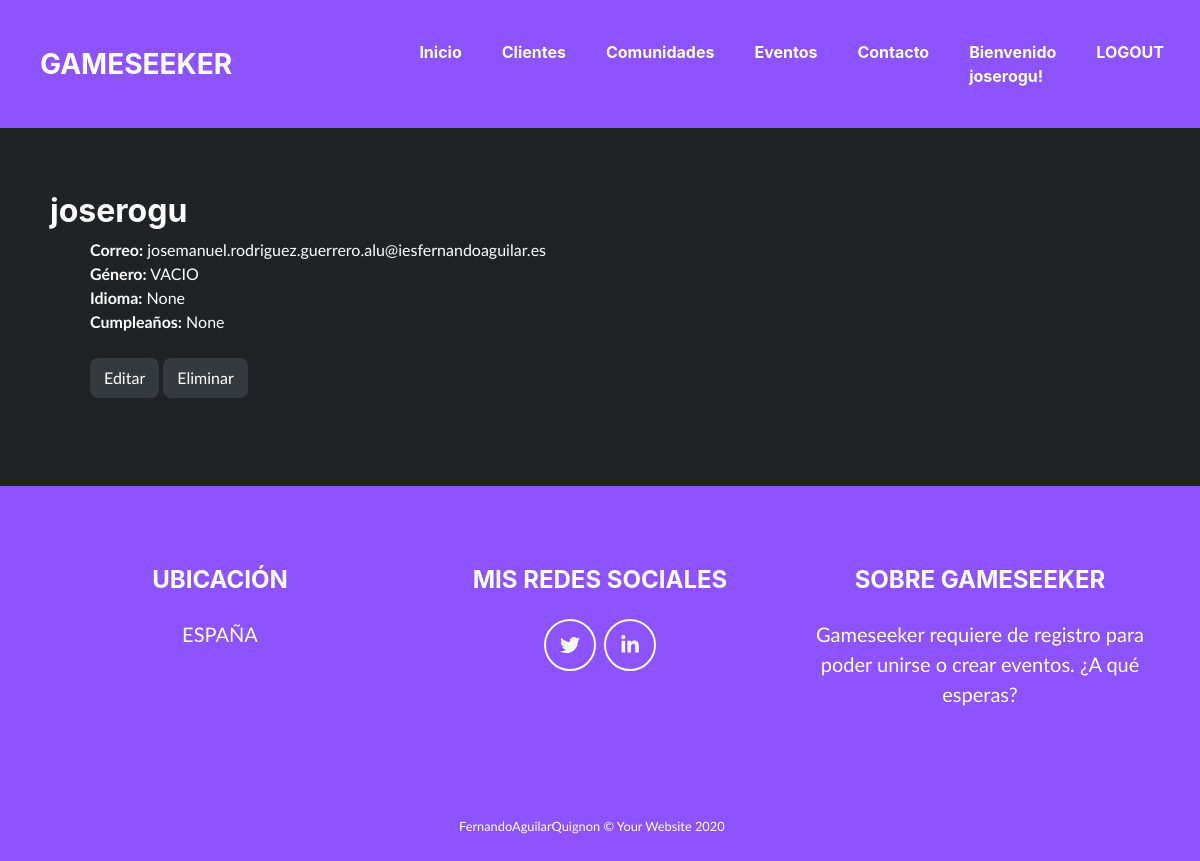
/clients/1/ (signed in), run on an earlier commit of the app's database.
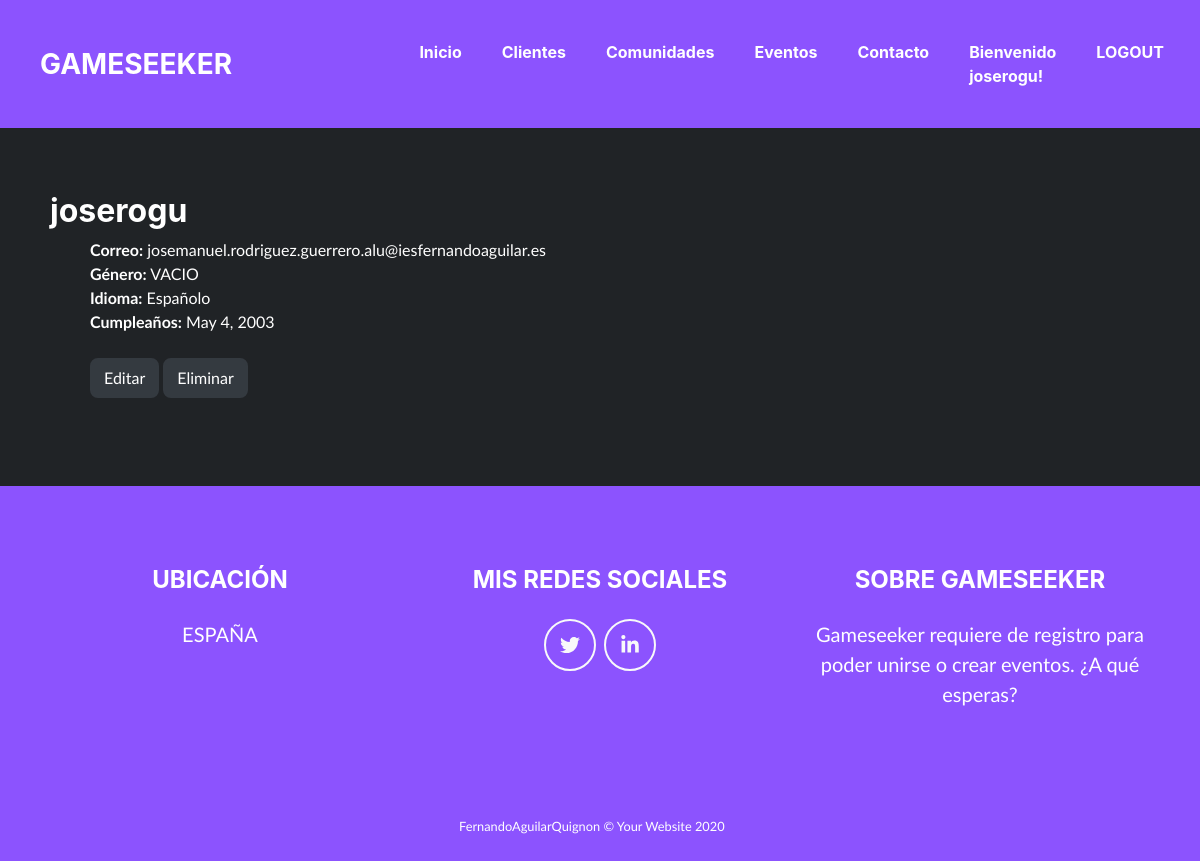
And on a later commit of the database.
### gameseek_app/models.py (models this page shows, shortened)
class Client(AbstractUser):
    class Gender(models.TextChoices):
        VACIO = "VACIO", _("----")
        HOMBRE = "HOMBRE", _("Hombre")
        MUJER = "MUJER", _("Mujer")
        OTRO = "OTRO", _("Otro")
    gender = models.CharField(
        max_length = 7,
        choices=Gender.choices,
        default=Gender.VACIO,
    )
    language = models.CharField(max_length = 100, null=True)
    birthday = models.DateField(null=True)
    def __str__(self):
        return self.username

### gameseek_app/views.py (the view)
# urls.py: path("clients/<int:pk>/", ClientDetailView.as_view(), name="clients-detail"),
class ClientDetailView(UserPassesTestMixin, DetailView):
    queryset = Client.objects.all()
    context_object_name = 'client'
    def test_func(self):
        try:
            return Client.objects.get(pk=self.request.user.pk)==Client.objects.get(pk=self.kwargs.get("pk"))
        except:
            return False

### gameseek_app/templates/gameseek_app/client_detail.html (shortened to what this page needs)
{% extends "base.html" %}
{% block content %}
    <section class="page-section portfolio" id="portfolio">
        <h2>{{ object.username }}</h2>
        <ul>
        <li style="list-style: none"><b>Correo:</b> {{ object.email }}</li>
        <li style="list-style: none"><b>Género:</b> {{ object.gender }}</li>
        <li style="list-style: none"><b>Idioma:</b> {{ object.language }}</li>
        <li style="list-style: none"><b>Cumpleaños:</b> {{ object.birthday }}</li>
        <br>
        <button type="button" class="btn btn-dark" onclick="window.location.href='edit/'">Editar</button>
        <button type="button" class="btn btn-dark" onclick="window.location.href='delete/'">Eliminar</button>
        </ul>
    </section>
{% endblock %}

### gameseek_app/templates/base.html (shortened to what this page needs)
<!DOCTYPE html>
{% load static %}
<html lang="en">
    <head>
        <link href="{% static "css/styles.css" %}" rel="stylesheet" >
        <link rel="stylesheet" type="text/css" href="{% static 'css/heading.css' %}">
        <link rel="stylesheet" type="text/css" href="{% static 'css/body.css' %}">
    </head>
    <body>
        <nav class="navbar navbar-expand-lg bg-secondary fixed-top" id="mainNav">
            <div class="container"><a class="navbar-brand js-scroll-trigger" href="/">GAMESEEKER</a></div>
                <div class="collapse navbar-collapse" id="navbarResponsive">
                        <ul class="navbar-nav ml-auto">
                            <li class="nav-item mx-0 mx-lg-1"><a class="nav-link py-3 px-0 px-lg-3 rounded js-scroll-trigger" href=/>Inicio</a>
                            </li>
                            <li class="nav-item mx-0 mx-lg-1"><a class="nav-link py-3 px-0 px-lg-3 rounded js-scroll-trigger" href={% url 'gmsk:clients-list' %}>Clientes</a>
                            </li>
                            <li class="nav-item mx-0 mx-lg-1"><a class="nav-link py-3 px-0 px-lg-3 rounded js-scroll-trigger" href={% url 'gmsk:communitys-list' %}>Comunidades</a>
                            </li>
                            <li class="nav-item mx-0 mx-lg-1"><a class="nav-link py-3 px-0 px-lg-3 rounded js-scroll-trigger" href={% url 'gmsk:events-list' %}>Eventos</a>
                            </li>
                            <li class="nav-item mx-0 mx-lg-1"><a class="nav-link py-3 px-0 px-lg-3 rounded js-scroll-trigger" href="/contacto">Contacto</a>
                            </li>
                            {% if user.is_authenticated %}
                                <li class="nav-item mx-0 mx-lg-1"><a class="nav-link py-3 px-0 px-lg-3 rounded js-scroll-trigger">Bienvenido {{ user }}! </a>
                                </li>
                                <li class="nav-item mx-0 mx-lg-1 "><a class="nav-link py-3 px-0 px-lg-3 rounded js-scroll-trigger" href={% url 'logout' %}>LOGOUT</a>
                                </li>
                                {% else %}
                                <li class="nav-item mx-0 mx-lg-1"><a class="nav-link py-3 px-0 px-lg-3 rounded js-scroll-trigger" href={% url 'login' %}>LOGIN</a>
                                </li>
                                <li class="nav-item mx-0 mx-lg-1"><a class="nav-link py-3 px-0 px-lg-3 rounded js-scroll-trigger" href="register/">REGISTER</a>
                                </li>
                            {% endif %}
                        </ul>
                </div>
        </nav>
        {% block content %}{% endblock %}
        <footer class="footer text-center">
            <div class="container">
                <div class="row">
                    <div class="col-lg-4 mb-5 mb-lg-0">
                        <h4 class="mb-4">UBICACIÓN</h4>
                        <p class="pre-wrap lead mb-0">ESPAÑA</p>
                    </div>
                    <div class="col-lg-4 mb-5 mb-lg-0">
                        <h4 class="mb-4">MIS REDES SOCIALES</h4><a class="btn btn-outline-light btn-social mx-1" href="https://twitter.com/Gameseeker_"><i class="fab fa-fw fa-twitter"></i></a><a class="btn btn-outline-light btn-social mx-1" href="https://www.linkedin.com/in/https://www.linkedin.com/in/jos%C3%A9-manuel-rodr%C3%ADguez-guerrero-367a09234/"><i class="fab fa-fw fa-linkedin-in"></i></a>
                    </div>
                    <div class="col-lg-4">
                        <h4 class="mb-4">SOBRE GAMESEEKER</h4>
                        <p class="pre-wrap lead mb-0">Gameseeker requiere de registro para poder unirse o crear eventos. ¿A qué esperas?</p>
                    </div>
                </div>
            </div>
        </footer>
    <section class="copyright py-4 text-center text-white">
        <div class="container"><small class="pre-wrap">FernandoAguilarQuignon © Your Website 2020     </small></div>
    </section>
    </body>
</html>

What changed in the data, as far as the page shows it:
changed Client "joserogu": language "None" → "Españolo"; birthday "None" → "May 4, 2003"
